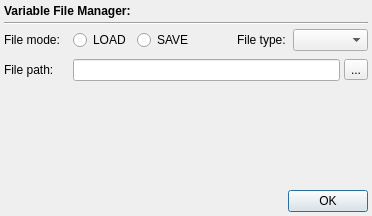
<?xml version="1.0" encoding="UTF-8"?>
<ui version="4.0">
 <class>FileManagerWidget</class>
 <widget class="QWidget" name="FileManagerWidget">
  <property name="geometry">
   <rect>
    <x>0</x>
    <y>0</y>
    <width>372</width>
    <height>216</height>
   </rect>
  </property>
  <property name="sizePolicy">
   <sizepolicy hsizetype="Preferred" vsizetype="Preferred">
    <horstretch>0</horstretch>
    <verstretch>0</verstretch>
   </sizepolicy>
  </property>
  <property name="minimumSize">
   <size>
    <width>350</width>
    <height>0</height>
   </size>
  </property>
  <property name="windowTitle">
   <string>Form</string>
  </property>
  <layout class="QVBoxLayout" name="verticalLayout">
   <property name="spacing">
    <number>4</number>
   </property>
   <property name="sizeConstraint">
    <enum>QLayout::SetDefaultConstraint</enum>
   </property>
   <property name="margin">
    <number>4</number>
   </property>
   <item>
    <widget class="QLabel" name="headingLabel">
     <property name="text">
      <string>&lt;html&gt;&lt;head/&gt;&lt;body&gt;&lt;p&gt;&lt;span style=&quot; font-weight:600;&quot;&gt;Variable File Manager:&lt;/span&gt;&lt;/p&gt;&lt;/body&gt;&lt;/html&gt;</string>
     </property>
     <property name="textFormat">
      <enum>Qt::RichText</enum>
     </property>
    </widget>
   </item>
   <item>
    <widget class="Line" name="line">
     <property name="orientation">
      <enum>Qt::Horizontal</enum>
     </property>
    </widget>
   </item>
   <item>
    <layout class="QHBoxLayout" name="horizontalLayout">
     <item>
      <widget class="QLabel" name="label_3">
       <property name="minimumSize">
        <size>
         <width>65</width>
         <height>0</height>
        </size>
       </property>
       <property name="text">
        <string>File mode: </string>
       </property>
      </widget>
     </item>
     <item>
      <widget class="QRadioButton" name="loadButton">
       <property name="minimumSize">
        <size>
         <width>60</width>
         <height>0</height>
        </size>
       </property>
       <property name="text">
        <string>LOAD</string>
       </property>
       <attribute name="buttonGroup">
        <string notr="true">modeButtonGroup</string>
       </attribute>
      </widget>
     </item>
     <item>
      <widget class="QRadioButton" name="saveButton">
       <property name="minimumSize">
        <size>
         <width>60</width>
         <height>0</height>
        </size>
       </property>
       <property name="text">
        <string>SAVE</string>
       </property>
       <attribute name="buttonGroup">
        <string notr="true">modeButtonGroup</string>
       </attribute>
      </widget>
     </item>
     <item>
      <spacer name="horizontalSpacer">
       <property name="orientation">
        <enum>Qt::Horizontal</enum>
       </property>
       <property name="sizeHint" stdset="0">
        <size>
         <width>40</width>
         <height>20</height>
        </size>
       </property>
      </spacer>
     </item>
     <item>
      <widget class="QLabel" name="label">
       <property name="sizePolicy">
        <sizepolicy hsizetype="Preferred" vsizetype="Fixed">
         <horstretch>0</horstretch>
         <verstretch>0</verstretch>
        </sizepolicy>
       </property>
       <property name="minimumSize">
        <size>
         <width>60</width>
         <height>0</height>
        </size>
       </property>
       <property name="text">
        <string>File type: </string>
       </property>
       <property name="alignment">
        <set>Qt::AlignRight|Qt::AlignTrailing|Qt::AlignVCenter</set>
       </property>
      </widget>
     </item>
     <item>
      <widget class="QComboBox" name="extBox">
       <property name="minimumSize">
        <size>
         <width>75</width>
         <height>0</height>
        </size>
       </property>
      </widget>
     </item>
    </layout>
   </item>
   <item>
    <spacer name="verticalSpacer_2">
     <property name="orientation">
      <enum>Qt::Vertical</enum>
     </property>
     <property name="sizeType">
      <enum>QSizePolicy::Fixed</enum>
     </property>
     <property name="sizeHint" stdset="0">
      <size>
       <width>20</width>
       <height>4</height>
      </size>
     </property>
    </spacer>
   </item>
   <item>
    <layout class="QHBoxLayout" name="horizontalLayout_2">
     <item>
      <widget class="QLabel" name="label_2">
       <property name="minimumSize">
        <size>
         <width>65</width>
         <height>0</height>
        </size>
       </property>
       <property name="text">
        <string>File path: </string>
       </property>
      </widget>
     </item>
     <item>
      <widget class="QLineEdit" name="pathEdit"/>
     </item>
     <item>
      <widget class="QToolButton" name="getPathButton">
       <property name="text">
        <string>...</string>
       </property>
      </widget>
     </item>
    </layout>
   </item>
   <item>
    <spacer name="verticalSpacer">
     <property name="orientation">
      <enum>Qt::Vertical</enum>
     </property>
     <property name="sizeHint" stdset="0">
      <size>
       <width>20</width>
       <height>80</height>
      </size>
     </property>
    </spacer>
   </item>
   <item>
    <widget class="QDialogButtonBox" name="buttonBox">
     <property name="standardButtons">
      <set>QDialogButtonBox::Ok</set>
     </property>
    </widget>
   </item>
  </layout>
  <zorder>buttonBox</zorder>
  <zorder>line</zorder>
  <zorder>headingLabel</zorder>
 </widget>
 <resources/>
 <connections/>
 <buttongroups>
  <buttongroup name="modeButtonGroup"/>
 </buttongroups>
</ui>
